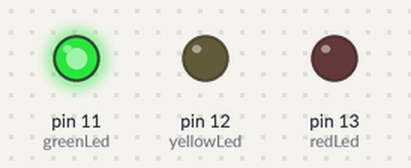
A sketch run on a simulated Arduino Uno, built with avr-gcc and run on an emulated ATmega328P. Shown: output pins drawn as LEDs (lit = HIGH).

Above: at 1.5 s.
At 4.5 s:
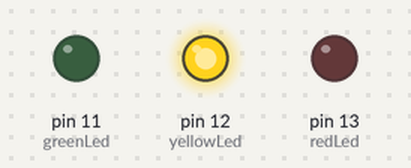
At 7.5 s:
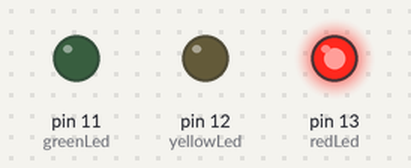
Timing chart, 0 to 11.7 s (numbered marks = the images above):
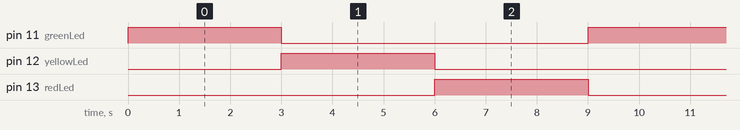

Measured:
- by itself, pin 11 (greenLed), pin 12 (yellowLed), pin 13 (redLed): alternates HIGH for 3.0 s and LOW for 6.0 s
- by itself, everything shown: repeats every 9.0 s, in 4 steps

The sketch:

Stoplicht.ino
```cpp
int redLed = 13;
int yellowLed = 12;
int greenLed = 11;
int button = 10;
boolean lastButton = LOW;
boolean currentButton = LOW;

void setup()
{
  pinMode(redLed, OUTPUT);
  pinMode(yellowLed, OUTPUT);
  pinMode(greenLed, OUTPUT);
}

void loop()
{
  digitalWrite (greenLed, HIGH);
  delay(3000);
  digitalWrite(greenLed, LOW);
  digitalWrite(yellowLed, HIGH);
  delay(3000);
  digitalWrite(yellowLed, LOW);
  digitalWrite(redLed, HIGH);
  delay(3000);
  digitalWrite(redLed, LOW);

}
```
